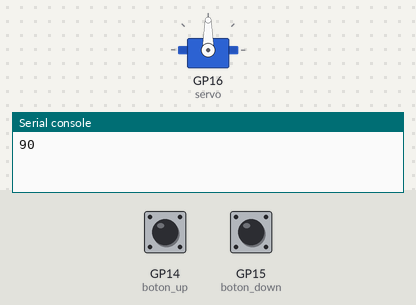
Recording of a program running on a simulated Raspberry Pi Pico running MicroPython. Parts: servo, the last lines printed to the serial console. The test bench sets the inputs (shaded band); at power-on: GP14 (boton_up) HIGH, GP15 (boton_down) HIGH. Servo angles are drawn from the pulse width (0.5 ms = 0°, 2.5 ms = 180°).

Above: at 1.2 s.
1.3 s: GP14 (boton_up) pulled LOW for 1 s
At 3.3 s:
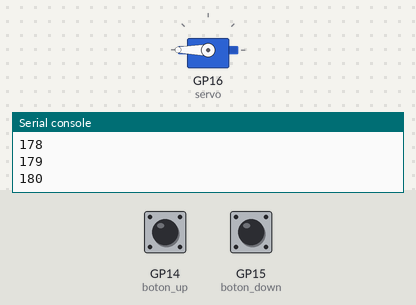
3.8 s: GP15 (boton_down) pulled LOW for 3.2 s
At 6.5 s:
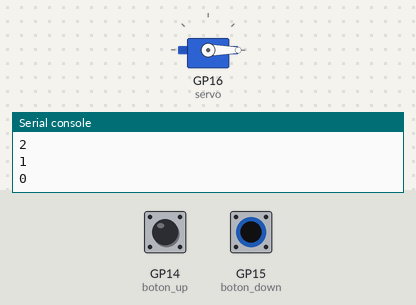
8.5 s: GP14 (boton_up) pulled LOW for 3.2 s
At 8.95 s:
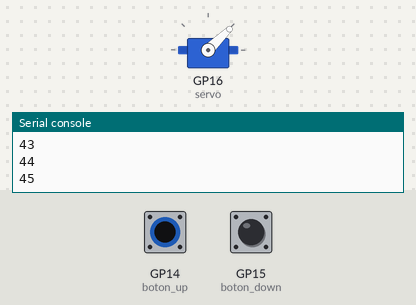
13.2 s: GP15 (boton_down) pulled LOW for 0.15 s
At 14.3 s:
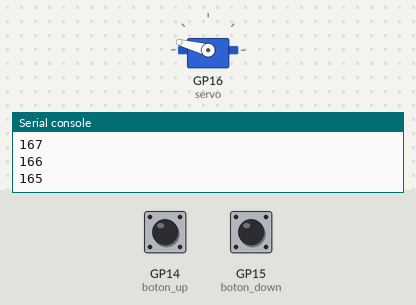
14.8 s: GP15 (boton_down) pulled LOW for 3.2 s
At 15.25 s:
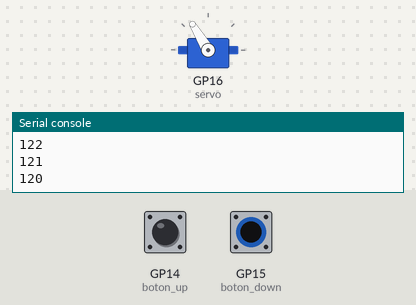
Timing chart, 0 to 18.0 s (numbered marks = the images above; inputs shaded):
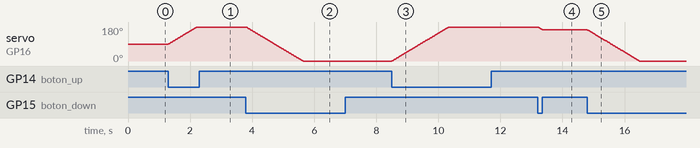

The program:

08_04_servo.py
```python
from machine import Pin, PWM
from utime import sleep

boton_up = Pin(14, Pin.IN, Pin.PULL_UP)
boton_down = Pin(15, Pin.IN, Pin.PULL_UP)

servo = PWM(Pin(16))
servo.freq(50) # pulso cada 20ms

def set_angulo(angulo, min_pulso_us=500, max_pulso_us=2500):
    us_por_grado = (max_pulso_us - min_pulso_us) / 180
    pulso_us = us_por_grado * angulo + min_pulso_us
    # duty 0 to 1023. A 50Hz, cada punto_duty es
    # 20000/65535 = 0.305 microsegundos/punto_duty
    duty = int(pulso_us / 0.305)
    print(angulo)
    servo.duty_u16(duty)

angulo = 90
set_angulo(90)
min_angulo = 0
max_angulo = 180

while True:
    if boton_up.value() == 0 and angulo < max_angulo:
        angulo += 1
        set_angulo(angulo)
        #print(angulo)
        sleep(0.01)
    elif boton_down.value() == 0 and angulo > min_angulo:
        angulo -= 1
        set_angulo(angulo)
        #print(angulo)
        sleep(0.01)
```

Measured:
- after the input at 1.3 s, servo on GP16 (servo): moves from 90° to 180° over 0.92 s, starting at once
- after the input at 3.8 s, servo on GP16 (servo): moves from 180° to 0° over 1.8 s, starting at once
- after the input at 8.5 s, servo on GP16 (servo): moves from 0° to 180° over 1.8 s, starting at once
- after the input at 13.2 s, servo on GP16 (servo): moves from 180° to 165° over 0.16 s, starting at once
- after the input at 14.8 s, servo on GP16 (servo): moves from 165° to 0° over 1.7 s, starting at once
